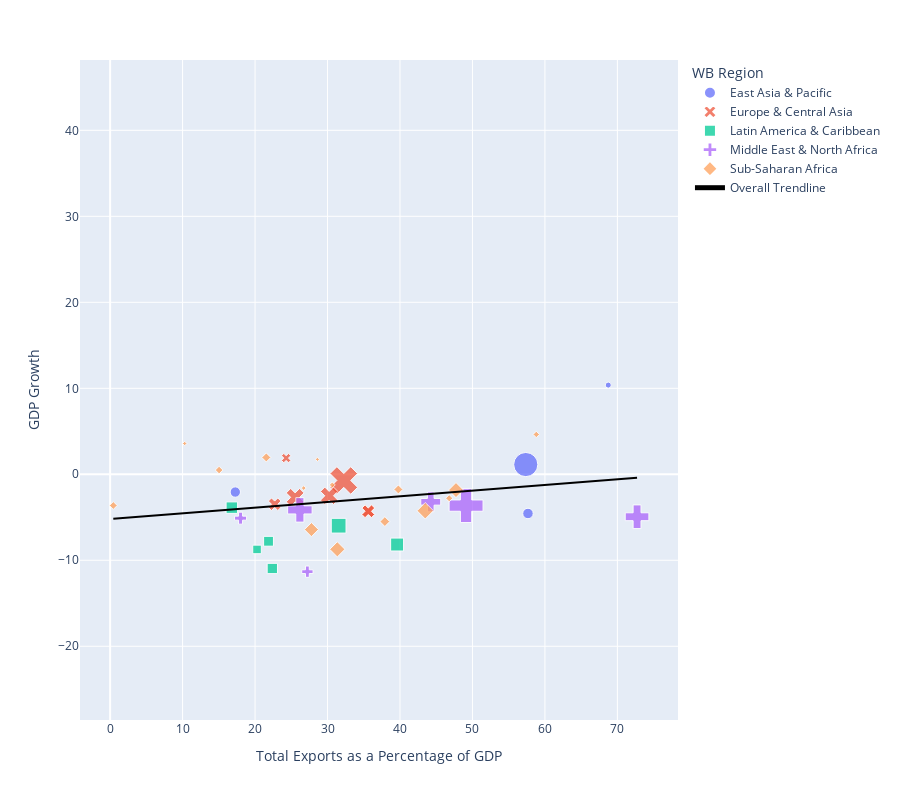

Notebook source saved alongside this figure:
### Code cell
fig1.show()

### Figure 1 — Plotly figure (JSON) as saved in the notebook; plotly's stock layout.template omitted (floating-point values rounded to 4 significant figures)
{"data": [{"customdata": [["TLS"], ["IDN"], ["BRN"], ["MNG"], ["LAO"], ["VNM"], ["PNG"]], "hovertemplate": "<b>%{hovertext}</b><br><br>WB Region=East Asia & Pacific<br>Total Exports as a Percentage of GDP=%{x}<br>GDP Growth=%{y}<br>GDP Per Capita=%{marker.size}<br>iso3c=%{customdata[0]}<extra></extra>", "hovertext": ["Timor Leste", "Indonesia", "Brunei Darussalam", "Mongolia", "Lao PDR", "Vietnam", "Papua New Guinea"], "legendgroup": "East Asia & Pacific", "marker": {"color": "#636efa", "opacity": 0.75, "size": [3926.0, 11450.0, 62200.0, 11720.0, 7811.0, 10340.0, 4063.0], "sizemode": "area", "sizeref": 213.2, "symbol": "circle"}, "mode": "markers", "name": "East Asia & Pacific", "orientation": "v", "showlegend": true, "type": "scatter", "x": [68.74, 17.27, 57.36, 57.66, null, null, null], "xaxis": "x", "y": [10.37, -2.065, 1.134, -4.558, 0.503, 2.94, -3.5], "yaxis": "y"}, {"customdata": [["NOR"], ["ALB"], ["AZE"], ["UZB"], ["KAZ"], ["RUS"], ["AZE"]], "hovertemplate": "<b>%{hovertext}</b><br><br>WB Region=Europe & Central Asia<br>Total Exports as a Percentage of GDP=%{x}<br>GDP Growth=%{y}<br>GDP Per Capita=%{marker.size}<br>iso3c=%{customdata[0]}<extra></extra>", "hovertext": ["Norway", "Albania", "Azerbaijan", "Uzbekistan", "Kazakhstan", "Russia", "Iran"], "legendgroup": "Europe & Central Asia", "marker": {"color": "#EF553B", "opacity": 0.75, "size": [63550.0, 13250.0, 13730.0, 7344.0, 25360.0, 26580.0, 13730.0], "sizemode": "area", "sizeref": 213.2, "symbol": "x"}, "mode": "markers", "name": "Europe & Central Asia", "orientation": "v", "showlegend": true, "type": "scatter", "x": [32.25, 22.7, 35.62, 24.29, 30.23, 25.53, 35.62], "xaxis": "x", "y": [-0.7172, -3.482, -4.3, 1.886, -2.5, -2.683, -4.3], "yaxis": "y"}, {"customdata": [["CHL"], ["ECU"], ["PER"], ["BRA"], ["SUR"], ["MEX"], ["GUY"], ["BOL"], ["TTO"]], "hovertemplate": "<b>%{hovertext}</b><br><br>WB Region=Latin America & Caribbean <br>Total Exports as a Percentage of GDP=%{x}<br>GDP Growth=%{y}<br>GDP Per Capita=%{marker.size}<br>iso3c=%{customdata[0]}<extra></extra>", "hovertext": ["Chile", "Ecuador", "Peru", "Brazil", "Suriname", "Mexico", "Guyana", "Bolivia", "Trinidad and Tobago"], "legendgroup": "Latin America & Caribbean ", "marker": {"color": "#00cc96", "opacity": 0.75, "size": [23240.0, 10330.0, 11290.0, 14060.0, 15860.0, 17880.0, 18680.0, 7853.0, 24770.0], "sizemode": "area", "sizeref": 213.2, "symbol": "square"}, "mode": "markers", "name": "Latin America & Caribbean ", "orientation": "v", "showlegend": true, "type": "scatter", "x": [31.53, 21.86, 22.38, 16.8, null, 39.6, null, 20.27, null], "xaxis": "x", "y": [-5.978, -7.788, -10.95, -3.879, -15.91, -8.167, 43.48, -8.738, -7.374], "yaxis": "y"}, {"customdata": [["IRQ"], ["QAT"], ["BHR"], ["LBY"], ["OMN"], ["DZA"], ["SAU"]], "hovertemplate": "<b>%{hovertext}</b><br><br>WB Region=Middle East & North Africa<br>Total Exports as a Percentage of GDP=%{x}<br>GDP Growth=%{y}<br>GDP Per Capita=%{marker.size}<br>iso3c=%{customdata[0]}<extra></extra>", "hovertext": ["Iraq", "Qatar", "Bahrain", "Libya", "Oman", "Algeria", "Saudi Arabia"], "legendgroup": "Middle East & North Africa", "marker": {"color": "#ab63fa", "opacity": 0.75, "size": [9437.0, 85290.0, 41550.0, 16390.0, 29500.0, 10740.0, 44350.0], "sizemode": "area", "sizeref": 213.2, "symbol": "cross"}, "mode": "markers", "name": "Middle East & North Africa", "orientation": "v", "showlegend": true, "type": "scatter", "x": [27.22, 49.12, 72.72, null, 44.25, 18.0, 26.18], "xaxis": "x", "y": [-11.32, -3.64, -4.936, -23.93, -3.201, -5.1, -4.138], "yaxis": "y"}, {"customdata": [["BWA"], ["COD"], ["GNQ"], ["GAB"], ["COG"], ["CIV"], ["SDN"], ["CMR"], ["NGA"], ["ZMB"], ["MRT"], ["TCD"], ["MLI"], ["GIN"], ["NER"], ["LBR"], ["ZAF"], ["AGO"]], "hovertemplate": "<b>%{hovertext}</b><br><br>WB Region=Sub-Saharan Africa <br>Total Exports as a Percentage of GDP=%{x}<br>GDP Growth=%{y}<br>GDP Per Capita=%{marker.size}<br>iso3c=%{customdata[0]}<extra></extra>", "hovertext": ["Botswana", "Congo, Dem. Rep", "Equatorial Guinea", "Gabon", "Congo, Rep. of", "Cote d'Ivoire", "Sudan", "Cameroon", "Nigeria", "Zambia", "Mauritania", "Chad", "Mali", "Guinea", "Niger", "Liberia", "South Africa", "Angola"], "legendgroup": "Sub-Saharan Africa ", "marker": {"color": "#FFA15A", "opacity": 0.75, "size": [14670.0, 1082.0, 17210.0, 14320.0, 3498.0, 5181.0, 3927.0, 3666.0, 4917.0, 3278.0, 5110.0, 1509.0, 2226.0, 2611.0, 1221.0, 1392.0, 12670.0, 6142.0], "sizemode": "area", "sizeref": 213.2, "symbol": "diamond"}, "mode": "markers", "name": "Sub-Saharan Africa ", "orientation": "v", "showlegend": true, "type": "scatter", "x": [31.35, 28.6, 43.49, 47.73, null, 21.55, 0.4358, 15.04, null, 46.79, 39.78, 26.72, 30.66, 58.81, 10.29, null, 27.78, 37.91], "xaxis": "x", "y": [-8.726, 1.735, -4.241, -1.838, -6.239, 1.958, -3.63, 0.4919, -1.794, -2.785, -1.763, -1.6, -1.235, 4.637, 3.58, -2.982, -6.432, -5.5], "yaxis": "y"}, {"hovertemplate": "<b>OLS trendline</b><br>GDP_grow = 0.0657974 * Exports_TR + -5.19944<br>R<sup>2</sup>=0.058712<br><br>Total Exports as a Percentage of GDP=%{x}<br>GDP Growth=%{y} <b>(trend)</b><extra></extra>", "legendgroup": "Overall Trendline", "line": {"color": "black"}, "mode": "lines", "name": "Overall Trendline", "showlegend": true, "type": "scatter", "x": [0.4358, 10.29, 15.04, 16.8, 17.27, 18.0, 20.27, 21.55, 21.86, 22.38, 22.7, 24.29, 25.53, 26.18, 26.72, 27.22, 27.78, 28.6, 30.23, 30.66, 31.35, 31.53, 32.25, 35.62, 35.62, 37.91, 39.6, 39.78, 43.49, 44.25, 46.79, 47.73, 49.12, 57.36, 57.66, 58.81, 68.74, 72.72], "xaxis": "x", "y": [-5.171, -4.523, -4.21, -4.094, -4.063, -4.015, -3.866, -3.781, -3.761, -3.727, -3.706, -3.601, -3.52, -3.477, -3.442, -3.408, -3.372, -3.317, -3.211, -3.182, -3.136, -3.125, -3.078, -2.856, -2.856, -2.705, -2.594, -2.582, -2.338, -2.288, -2.121, -2.059, -1.968, -1.426, -1.406, -1.33, -0.6765, -0.415], "yaxis": "y"}], "layout": {"height": 800, "legend": {"itemsizing": "constant", "title": {"text": "WB Region"}, "tracegroupgap": 0}, "margin": {"t": 60}, "xaxis": {"anchor": "y", "domain": [0, 1], "title": {"text": "Total Exports as a Percentage of GDP"}}, "yaxis": {"anchor": "x", "domain": [0, 1], "title": {"text": "GDP Growth"}}}}
